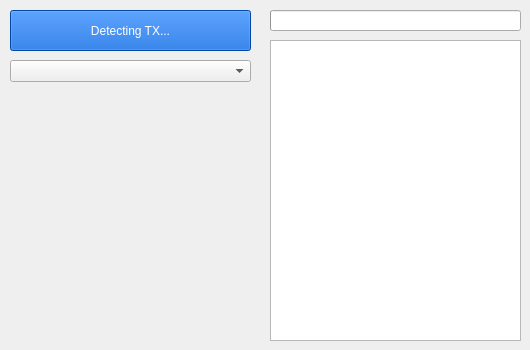
<?xml version="1.0" encoding="UTF-8"?>
<ui version="4.0">
 <class>MainWindow</class>
 <widget class="QMainWindow" name="MainWindow">
  <property name="windowModality">
   <enum>Qt::NonModal</enum>
  </property>
  <property name="geometry">
   <rect>
    <x>0</x>
    <y>0</y>
    <width>530</width>
    <height>350</height>
   </rect>
  </property>
  <property name="minimumSize">
   <size>
    <width>530</width>
    <height>350</height>
   </size>
  </property>
  <property name="maximumSize">
   <size>
    <width>530</width>
    <height>350</height>
   </size>
  </property>
  <property name="acceptDrops">
   <bool>false</bool>
  </property>
  <property name="windowTitle">
   <string>NV14 Updater</string>
  </property>
  <property name="autoFillBackground">
   <bool>false</bool>
  </property>
  <property name="styleSheet">
   <string notr="true"/>
  </property>
  <property name="locale">
   <locale language="English" country="UnitedStates"/>
  </property>
  <widget class="QWidget" name="centralWidget">
   <property name="acceptDrops">
    <bool>false</bool>
   </property>
   <property name="styleSheet">
    <string notr="true">#centralWidget {
background-image: url(:/resources/bg.png);
}
</string>
   </property>
   <widget class="QToolButton" name="action">
    <property name="enabled">
     <bool>false</bool>
    </property>
    <property name="geometry">
     <rect>
      <x>10</x>
      <y>10</y>
      <width>241</width>
      <height>41</height>
     </rect>
    </property>
    <property name="styleSheet">
     <string notr="true">background-color: rgb(0, 88, 204);
color: rgb(255, 255, 255);
font: 75 12pt &quot;Courier New&quot;;</string>
    </property>
    <property name="text">
     <string>Detecting TX...</string>
    </property>
    <property name="icon">
     <iconset resource="resources.qrc">
      <normaloff>:/resources/reload.png</normaloff>:/resources/reload.png</iconset>
    </property>
    <property name="iconSize">
     <size>
      <width>32</width>
      <height>32</height>
     </size>
    </property>
    <property name="toolButtonStyle">
     <enum>Qt::ToolButtonTextBesideIcon</enum>
    </property>
   </widget>
   <widget class="QProgressBar" name="progressBar">
    <property name="geometry">
     <rect>
      <x>270</x>
      <y>10</y>
      <width>251</width>
      <height>21</height>
     </rect>
    </property>
    <property name="value">
     <number>0</number>
    </property>
    <property name="textVisible">
     <bool>false</bool>
    </property>
   </widget>
   <widget class="QComboBox" name="fwList">
    <property name="geometry">
     <rect>
      <x>10</x>
      <y>60</y>
      <width>241</width>
      <height>22</height>
     </rect>
    </property>
   </widget>
   <widget class="QTextBrowser" name="fwInfo">
    <property name="geometry">
     <rect>
      <x>270</x>
      <y>40</y>
      <width>251</width>
      <height>301</height>
     </rect>
    </property>
   </widget>
   <widget class="QLabel" name="labelHelp_2">
    <property name="geometry">
     <rect>
      <x>10</x>
      <y>320</y>
      <width>16</width>
      <height>16</height>
     </rect>
    </property>
    <property name="text">
     <string/>
    </property>
    <property name="pixmap">
     <pixmap resource="resources.qrc">:/resources/info.png</pixmap>
    </property>
   </widget>
  </widget>
 </widget>
 <layoutdefault spacing="6" margin="11"/>
 <resources>
  <include location="resources.qrc"/>
 </resources>
 <connections/>
</ui>
